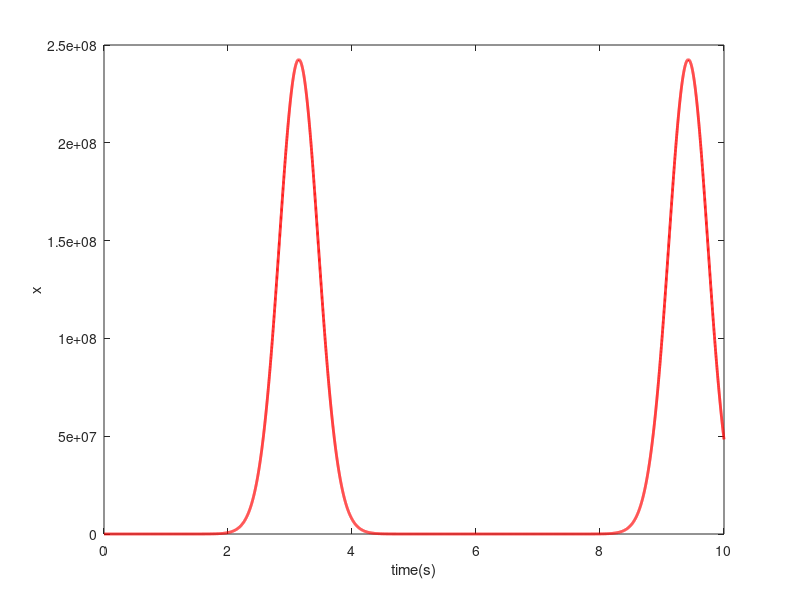

MATLAB code to generate this figure:
clear all;
close all;
ts=0.001;       %Sampling time

x_1=0.5;

for k=1:1:10000   %dx=10*sint*x
    t(k)=k*ts;
    k1=ts*10*sin(t(k))*x_1;
    k2=ts*10*sin(t(k))*(x_1+1/3*k1);
    k3=ts*10*sin(t(k))*(x_1+1/6*k1+1/6*k2);
    k4=ts*10*sin(t(k))*(x_1+1/8*k1+3/8*k3);
    k5=ts*10*sin(t(k))*(x_1+1/2*k1-3/2*k3+2*k4);
    x(k)=x_1+1/6*(k1+4*k4+k5);

    x_1=x(k);
end
figure(1);
plot(t,x,'r','linewidth',2);
xlabel('time(s)');ylabel('x');